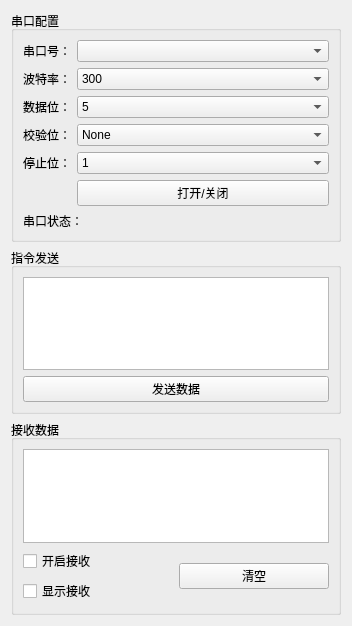
<?xml version="1.0" encoding="UTF-8"?>
<ui version="4.0">
 <class>SerialCfg</class>
 <widget class="QWidget" name="SerialCfg">
  <property name="geometry">
   <rect>
    <x>0</x>
    <y>0</y>
    <width>352</width>
    <height>626</height>
   </rect>
  </property>
  <property name="minimumSize">
   <size>
    <width>0</width>
    <height>280</height>
   </size>
  </property>
  <property name="maximumSize">
   <size>
    <width>16777215</width>
    <height>16777215</height>
   </size>
  </property>
  <property name="windowTitle">
   <string>SMOS::串口通信配置</string>
  </property>
  <layout class="QGridLayout" name="gridLayout_5">
   <item row="0" column="0">
    <widget class="QGroupBox" name="groupBox">
     <property name="title">
      <string>串口配置</string>
     </property>
     <layout class="QGridLayout" name="gridLayout_2">
      <item row="0" column="0">
       <layout class="QGridLayout" name="gridLayout">
        <item row="3" column="0">
         <widget class="QLabel" name="LB_checkBit">
          <property name="maximumSize">
           <size>
            <width>80</width>
            <height>40</height>
           </size>
          </property>
          <property name="text">
           <string>校验位：</string>
          </property>
         </widget>
        </item>
        <item row="0" column="2">
         <widget class="QComboBox" name="CB_serialPort">
          <property name="minimumSize">
           <size>
            <width>0</width>
            <height>0</height>
           </size>
          </property>
          <property name="maximumSize">
           <size>
            <width>16777215</width>
            <height>16777215</height>
           </size>
          </property>
         </widget>
        </item>
        <item row="3" column="2">
         <widget class="QComboBox" name="CB_checkBit">
          <property name="minimumSize">
           <size>
            <width>0</width>
            <height>0</height>
           </size>
          </property>
          <property name="maximumSize">
           <size>
            <width>16777215</width>
            <height>16777215</height>
           </size>
          </property>
          <item>
           <property name="text">
            <string>None</string>
           </property>
          </item>
          <item>
           <property name="text">
            <string>Even</string>
           </property>
          </item>
          <item>
           <property name="text">
            <string>Mark</string>
           </property>
          </item>
          <item>
           <property name="text">
            <string>Odd</string>
           </property>
          </item>
         </widget>
        </item>
        <item row="0" column="0">
         <widget class="QLabel" name="LB_serialPort">
          <property name="maximumSize">
           <size>
            <width>80</width>
            <height>40</height>
           </size>
          </property>
          <property name="text">
           <string>串口号：</string>
          </property>
         </widget>
        </item>
        <item row="1" column="2">
         <widget class="QComboBox" name="CB_baudRate">
          <property name="minimumSize">
           <size>
            <width>0</width>
            <height>0</height>
           </size>
          </property>
          <property name="maximumSize">
           <size>
            <width>16777215</width>
            <height>16777215</height>
           </size>
          </property>
          <property name="currentText">
           <string>300</string>
          </property>
          <item>
           <property name="text">
            <string>300</string>
           </property>
          </item>
          <item>
           <property name="text">
            <string>600</string>
           </property>
          </item>
          <item>
           <property name="text">
            <string>1200</string>
           </property>
          </item>
          <item>
           <property name="text">
            <string>2400</string>
           </property>
          </item>
          <item>
           <property name="text">
            <string>4800</string>
           </property>
          </item>
          <item>
           <property name="text">
            <string>9600</string>
           </property>
          </item>
          <item>
           <property name="text">
            <string>14400</string>
           </property>
          </item>
          <item>
           <property name="text">
            <string>19200</string>
           </property>
          </item>
          <item>
           <property name="text">
            <string>38400</string>
           </property>
          </item>
          <item>
           <property name="text">
            <string>56000</string>
           </property>
          </item>
          <item>
           <property name="text">
            <string>57600</string>
           </property>
          </item>
          <item>
           <property name="text">
            <string>115200</string>
           </property>
          </item>
          <item>
           <property name="text">
            <string>128000</string>
           </property>
          </item>
          <item>
           <property name="text">
            <string>256000</string>
           </property>
          </item>
          <item>
           <property name="text">
            <string>460800</string>
           </property>
          </item>
         </widget>
        </item>
        <item row="4" column="2">
         <widget class="QComboBox" name="CB_stopBit">
          <property name="minimumSize">
           <size>
            <width>0</width>
            <height>0</height>
           </size>
          </property>
          <property name="maximumSize">
           <size>
            <width>16777215</width>
            <height>16777215</height>
           </size>
          </property>
          <property name="frame">
           <bool>true</bool>
          </property>
          <item>
           <property name="text">
            <string>1</string>
           </property>
          </item>
          <item>
           <property name="text">
            <string>1.5</string>
           </property>
          </item>
          <item>
           <property name="text">
            <string>2</string>
           </property>
          </item>
         </widget>
        </item>
        <item row="4" column="0">
         <widget class="QLabel" name="LB_stopBit">
          <property name="maximumSize">
           <size>
            <width>80</width>
            <height>40</height>
           </size>
          </property>
          <property name="text">
           <string>停止位：</string>
          </property>
         </widget>
        </item>
        <item row="1" column="0">
         <widget class="QLabel" name="LB_baudRate">
          <property name="maximumSize">
           <size>
            <width>80</width>
            <height>40</height>
           </size>
          </property>
          <property name="text">
           <string>波特率：</string>
          </property>
         </widget>
        </item>
        <item row="2" column="0">
         <widget class="QLabel" name="LB_dataBit">
          <property name="maximumSize">
           <size>
            <width>80</width>
            <height>40</height>
           </size>
          </property>
          <property name="text">
           <string>数据位：</string>
          </property>
         </widget>
        </item>
        <item row="2" column="2">
         <widget class="QComboBox" name="CB_dataBit">
          <property name="minimumSize">
           <size>
            <width>0</width>
            <height>0</height>
           </size>
          </property>
          <property name="maximumSize">
           <size>
            <width>16777215</width>
            <height>16777215</height>
           </size>
          </property>
          <property name="currentText">
           <string>5</string>
          </property>
          <item>
           <property name="text">
            <string>5</string>
           </property>
          </item>
          <item>
           <property name="text">
            <string>6</string>
           </property>
          </item>
          <item>
           <property name="text">
            <string>7</string>
           </property>
          </item>
          <item>
           <property name="text">
            <string>8</string>
           </property>
          </item>
         </widget>
        </item>
        <item row="5" column="2">
         <widget class="QPushButton" name="PB_openSerial">
          <property name="sizePolicy">
           <sizepolicy hsizetype="Expanding" vsizetype="Fixed">
            <horstretch>0</horstretch>
            <verstretch>0</verstretch>
           </sizepolicy>
          </property>
          <property name="minimumSize">
           <size>
            <width>0</width>
            <height>0</height>
           </size>
          </property>
          <property name="maximumSize">
           <size>
            <width>16777215</width>
            <height>16777215</height>
           </size>
          </property>
          <property name="text">
           <string>打开/关闭</string>
          </property>
          <property name="checkable">
           <bool>true</bool>
          </property>
         </widget>
        </item>
       </layout>
      </item>
      <item row="1" column="0">
       <widget class="QLabel" name="label_serialState">
        <property name="text">
         <string>串口状态：</string>
        </property>
       </widget>
      </item>
     </layout>
    </widget>
   </item>
   <item row="1" column="0">
    <widget class="QGroupBox" name="groupBox_2">
     <property name="title">
      <string>指令发送</string>
     </property>
     <layout class="QGridLayout" name="gridLayout_3">
      <item row="0" column="0">
       <widget class="QPlainTextEdit" name="PT_sendData">
        <property name="maximumSize">
         <size>
          <width>16777215</width>
          <height>300</height>
         </size>
        </property>
       </widget>
      </item>
      <item row="1" column="0">
       <widget class="QPushButton" name="PB_sendSerialData">
        <property name="sizePolicy">
         <sizepolicy hsizetype="Expanding" vsizetype="Fixed">
          <horstretch>0</horstretch>
          <verstretch>0</verstretch>
         </sizepolicy>
        </property>
        <property name="minimumSize">
         <size>
          <width>0</width>
          <height>0</height>
         </size>
        </property>
        <property name="maximumSize">
         <size>
          <width>16777215</width>
          <height>16777215</height>
         </size>
        </property>
        <property name="text">
         <string>发送数据</string>
        </property>
       </widget>
      </item>
     </layout>
    </widget>
   </item>
   <item row="2" column="0">
    <widget class="QGroupBox" name="groupBox_3">
     <property name="title">
      <string>接收数据</string>
     </property>
     <layout class="QGridLayout" name="gridLayout_4">
      <item row="1" column="0">
       <layout class="QHBoxLayout" name="horizontalLayout">
        <item>
         <layout class="QVBoxLayout" name="verticalLayout_2">
          <item>
           <widget class="QCheckBox" name="checkBox_receiveOrNot">
            <property name="text">
             <string>开启接收</string>
            </property>
           </widget>
          </item>
          <item>
           <widget class="QCheckBox" name="checkBox_dispReceive">
            <property name="text">
             <string>显示接收</string>
            </property>
           </widget>
          </item>
         </layout>
        </item>
        <item>
         <widget class="QPushButton" name="pushButton_clearDisp">
          <property name="text">
           <string>清空</string>
          </property>
         </widget>
        </item>
       </layout>
      </item>
      <item row="0" column="0">
       <widget class="QTextEdit" name="textEdit_showMsg"/>
      </item>
     </layout>
    </widget>
   </item>
  </layout>
 </widget>
 <resources/>
 <connections/>
</ui>
